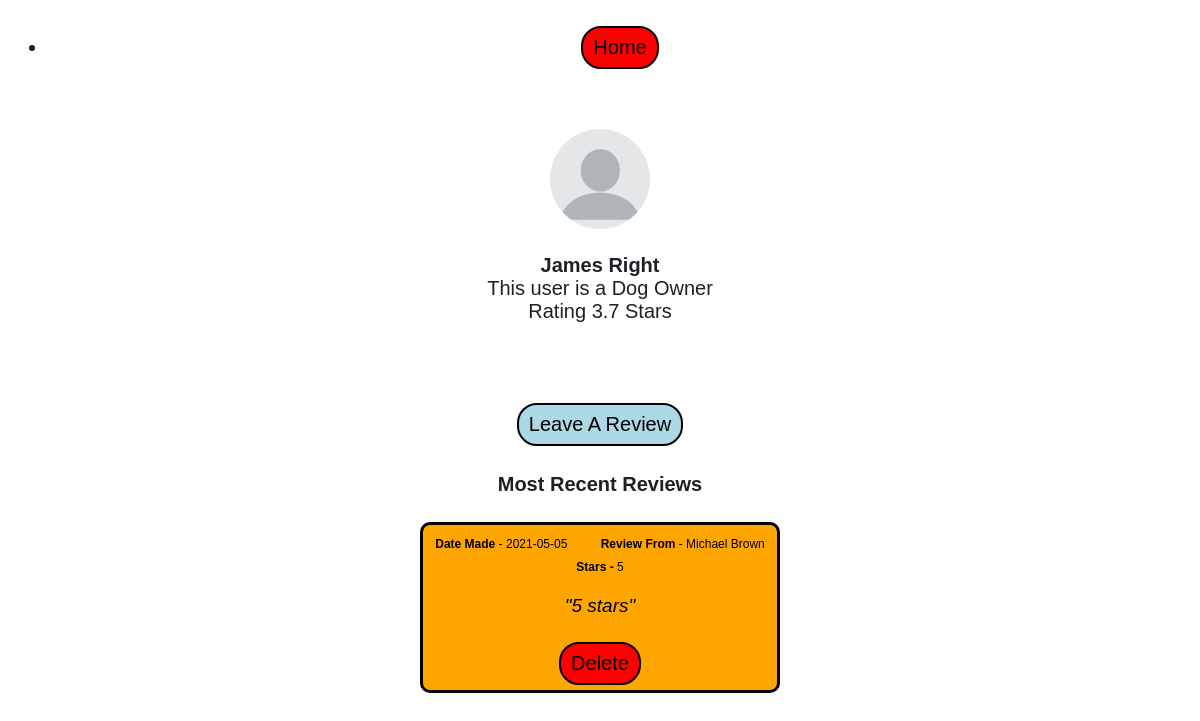
The page /profile/2 on the database its author committed.
### tables this page shows
CREATE TABLE users (
            usrId integer primary key,
            email text,
            password text,
            firstName text,
            lastName text,
            accType text,
            postcode text,
            numberOfReviews integer,
            starRating real
            );

CREATE TABLE review (
            byUsrId integer,
            forUsrId integer,
            date text,
            star integer,
            message text,
            PRIMARY KEY (byUsrId, forUsrId, message)
            );

### app.py (the view)
@app.route('/profile/<usrId>')
def profile(usrId):
    userObj = user(usrId)
    return render_template('profile.html', userObj=userObj, user=user)

### database.py (called while the page is built)
    def search(self, col="null", search="null"):
        conn = sqlite3.connect('main.db')
        c = conn.cursor()
        if col == "email":
            c.execute(f'SELECT * FROM users WHERE email="{search}"')
            data = c.fetchall()
        elif col == "password":
            c.execute(f'SELECT * FROM users WHERE password="{search}"')
            data = c.fetchall()
        elif col == "usrId":
            c.execute(f'SELECT * FROM users WHERE usrId="{search}"')
            data = c.fetchall()
        elif col == "postcode":
            c.execute(f'SELECT * FROM users WHERE postcode="{search}"')
            data = c.fetchall()
        else:
            c.execute(f'SELECT * FROM users')
            data = c.fetchall()
        conn.commit()
        conn.close()
        return(data)

    def getReviewsFor(self, usrId):
        conn = sqlite3.connect('main.db')
        c = conn.cursor()
        c.execute(f'SELECT * FROM review WHERE forUsrId="{usrId}" ORDER BY date DESC Limit 5')
        data = c.fetchall()
        return(data)
        conn.commit()
        conn.close()

### user.py (called while the page is built)
    def getReviewsFor(self):
        result = db.getReviewsFor(self.usrId)
        return result

### templates/profile.html (shortened to what this page needs)
{% extends "base.html" %}
{% block head %}
    {{ super() }}
    <link rel="stylesheet" href="{{ url_for('static', filename='css/profile.css') }}">
{% endblock %}
{% block body %}
    <img src="{{ url_for('static', filename='profilePic.png') }}">
    <p><span class="name"> {{ userObj.fName }} {{ userObj.lName }}</span><br>
        This user is a Dog {{ (userObj.accType).capitalize() }} <br>
        Rating {{ userObj.starRating }} Stars
    </p>
    <p>
        <a href="/leaveReview/{{ userObj.usrId }}" id="topButton">Leave A Review</a>
        <h4>Most Recent Reviews</h6>
        {% for i in userObj.getReviewsFor() %}
            <div class="review">
                <span style="font-size: 12px;">
                    <span class="name">Date Made</span> -  {{ i[2] }}<span style="padding-left: 30px;"></span>
                    <span class="name">Review From </span> - {{ user(i[0]).fName }} {{ user(i[0]).lName }} <br>
                    <span class="name">Stars - </span>{{ i[3] }}
                    <p class="reviewText">"{{ i[4] }}"</p>
                </span>
                <a href="/delRev/{{ i[0] }}-{{ i[1] }}-{{ i[4].strip() }}-{{ i[3] }}">Delete</a>
            </div>
        {% endfor %}
    </p>
{% endblock %}

### templates/base.html (shortened to what this page needs)
<!DOCTYPE html>
<head>
    {% block head %}
    <link rel="stylesheet" href="{{ url_for('static', filename='css/main.css') }}">
    {% endblock %}
</head>
<body>
    <div id="nav-bar">
        <ul>
        <li><a href="/home">Home</a></li>
        </ul>
    </div>
    {% block body %}
    {% endblock %}
</body>

### static/css/main.css (style rules this page uses)
body { font-size: 20px; font-weight: 100; text-decoration: none; text-align: center; color: rgb(29, 33, 37); font-family: Arial, Helvetica, sans-serif; }
img { height: 100px; width: auto; border-radius: 70%; }

### static/css/profile.css (style rules this page uses)
.name { font-weight: bold; }
.review { background-color: orange; margin-left: auto; margin-right: auto; display: block; border: 3px solid black; width: max-content; max-width: 475px; padding: 5px 12px; margin-bottom: 20px; text-decoration: none; color: black; border-radius: 10px; }
.reviewText { font-size: 19px; font-style: italic; }
a { font-size: 20px; border: 2px solid black; border-radius: 20px; background-color: red ; padding: 8px 10px; display: inline-block; margin-top: 6px; text-decoration: none; color: black; }
#topButton { background-color: lightblue; margin-top: 60px; }

### rows shown on the page
users: fName "James", lName "Right", accType "Owner", starRating "3.7"
review: date "2021-05-05", byUsrId.firstName "Michael", byUsrId.lastName "Brown", star "5", message "5 stars"
